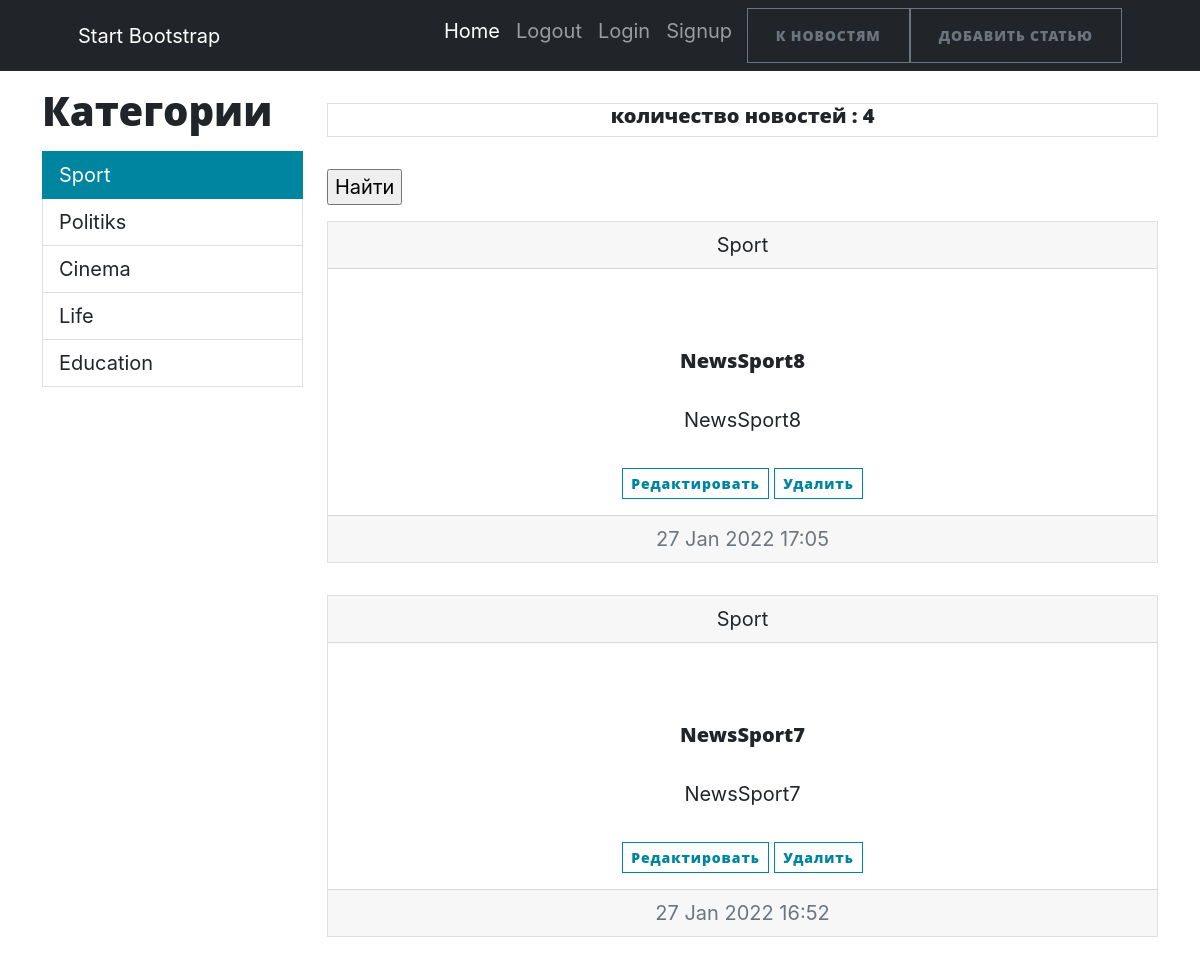
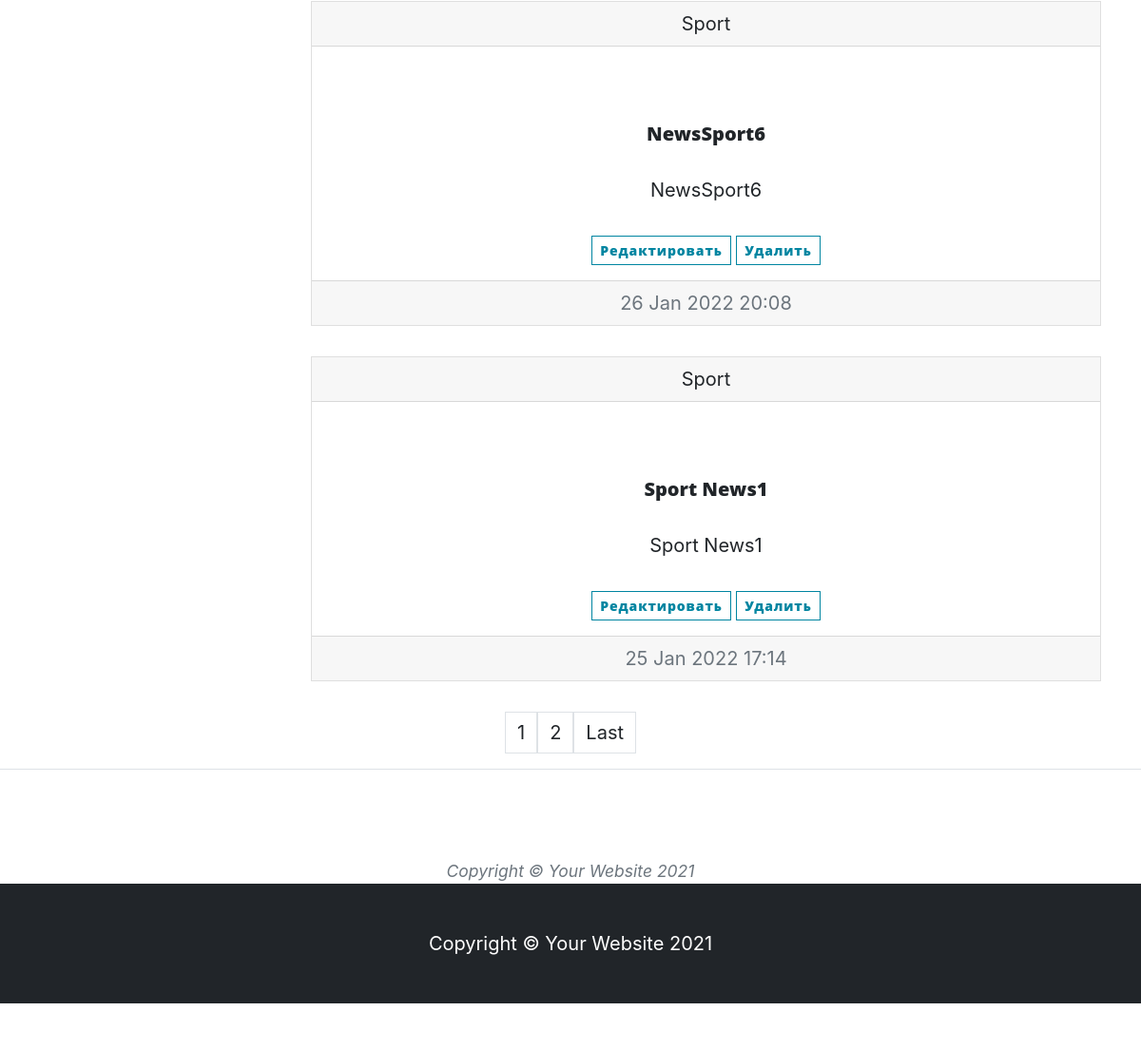
Screenshot of /cat/1 with the database file from the repository (2 pictures, top to bottom).
### news/models.py (models this page shows, shortened)
class Category(models.Model):
    name = models.CharField(max_length=128, unique=True)
    def __str__(self):
        return f'{self.name}'
    def get_absolute_url(self):
        return f"/cat/{self.pk}"

class Post(models.Model):
    CONTENT = [("NW", 'news'), ('AR', 'article')]
    title = models.CharField(max_length=128, verbose_name='Название Новости')
    content = models.CharField(max_length=2, blank=True, choices=CONTENT, default="NW", verbose_name="Вид Статьи")
    create = models.DateTimeField(auto_now_add=True, verbose_name='Создана')
    text = models.TextField(blank=True, verbose_name="Текст")
    rate = models.FloatField(default=0)
    author = models.ForeignKey(Author, related_name='author', on_delete=models.CASCADE, verbose_name="Автор")
    category = models.ManyToManyField('Category', through="PostCategory", verbose_name='Категория')
    def __str__(self):
        return f'{self.title}'
    class Meta:
        verbose_name = "Пост"
        verbose_name_plural = "Посты"
        ordering = ['-create']

### news/views.py (the view, shortened to what this page needs)
# urls.py: path('cat/<int:pk>', NewsCat.as_view(), name = 'cat'),
class NewsCat(ListView): # вывод категорий
    model = Post
    template_name = "news.html"
    context_object_name ='news'
    paginate_by = 4
    def get_queryset(self):
        print(Post.objects.filter(category__pk=self.kwargs['pk']))
        print(self.kwargs['pk'])
        return Post.objects.filter(category__pk=self.kwargs['pk'])
    def get_context_data(self, *args, **kwargs):
        context = super().get_context_data(**kwargs)
        context['category'] = Category.objects.all()
        context['category_selected'] = self.kwargs['pk']
        context['not_sub'] = self.cat_sub()
        print(self.cat_sub(), context['category_selected'])
        return context
    def cat_sub(self):
        print(self.request.user)
        cat = Category.objects.get(pk=self.kwargs['pk'])
        sub = SubAuthor.objects.filter(subcat=cat)
        g = []
        if str(self.request.user) == 'AnonymousUser':
            False

### news/templatetags/censor_filters.py (called while the page is built)
@register.filter(name='multiply')
def multiply(value):
    mat = ["дурак", 'невежда', 'редиска']
    c = value.split()
    for i in c:
        if i.lower() in mat:
            raise ValueError(f'Нельзя употреблять это слово {i}')
    else:
        return value

### news/templates/news/news.html (shortened to what this page needs)
{% extends 'index.html'%}
{% load censor_filters %}
{%block sidebar %}
{%for i in category%}
    {% if i.pk == category_selected %}
<a class="list-group-item list-group-item-action active" id="list-home-list" data-bs-toggle="list" href="{{i.get_absolute_url}}" role="tab" aria-controls="list-home">{{i.name}}</a>
    {%else%}
<a class="list-group-item list-group-item-action" id="list-profile-list" data-bs-toggle="list" href="{{i.get_absolute_url}}" role="tab" aria-controls="list-profile">{{i.name}}</a>
    {%endif%}
{%endfor%}
{%endblock sidebar%}
{%block containe%}
<p>
<div class="card text-center"><h5>количество новостей : {{news|length}}</h5></div>
</p>
<form method="GET">
    <div class="mb-3">
    <input type="submit" value="Найти">
    </div>
</form>
{%if news%}
{%for i in news%}
    <div class="card text-center">
  <div class="card-header">
      {%for t in i.category.all %}
    {{t}}
      {%endfor%}
  </div>
        <p>
  <div class="card-body">
    <a class="card-title" href="{%url 'ObjNews.html' i.pk%}"><h5>{{i.title}}</h5></a>
    <p class="card-text">{{i.text|truncatechars:50|multiply}}</p>
      <a class="btn btn-outline-primary btn-sm " href="{% url 'add' i.pk%}">Редактировать</a>
                    <a class="btn btn-outline-primary btn-sm " href="{% url 'news_del' i.pk%}">Удалить</a>
  </div>
  <div class="card-footer text-muted">
    {{i.create|date:"d M Y H:i"}}
  </div>
</div>
    {%endfor%}
    {%endif%}
{%endblock containe%}

### rows the page displays
Category: name "Sport"
Category: name "Politiks"
Category: name "Cinema"
Category: name "Life"
Category: name "Education"
Post: title "NewsSport8", text|multiply "NewsSport8", create "27 Jan 2022 17:05"
Post: title "NewsSport7", text|multiply "NewsSport7", create "27 Jan 2022 16:52"
Post: title "NewsSport6", text|multiply "NewsSport6", create "26 Jan 2022 20:08"
Post: title "Sport News1", text|multiply "Sport News1", create "25 Jan 2022 17:14"

### other values shown
{{ news|length }} "4"
{{ num }} "1"
{{ num }} "2"
